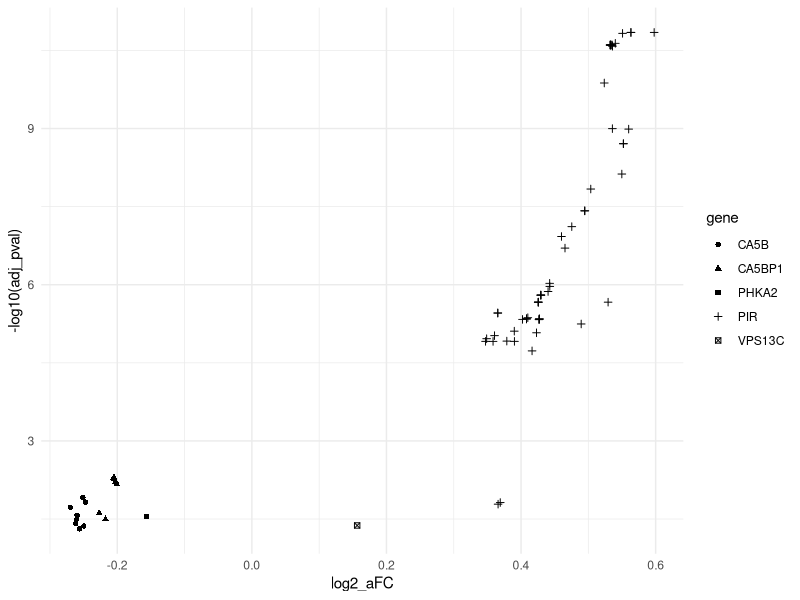
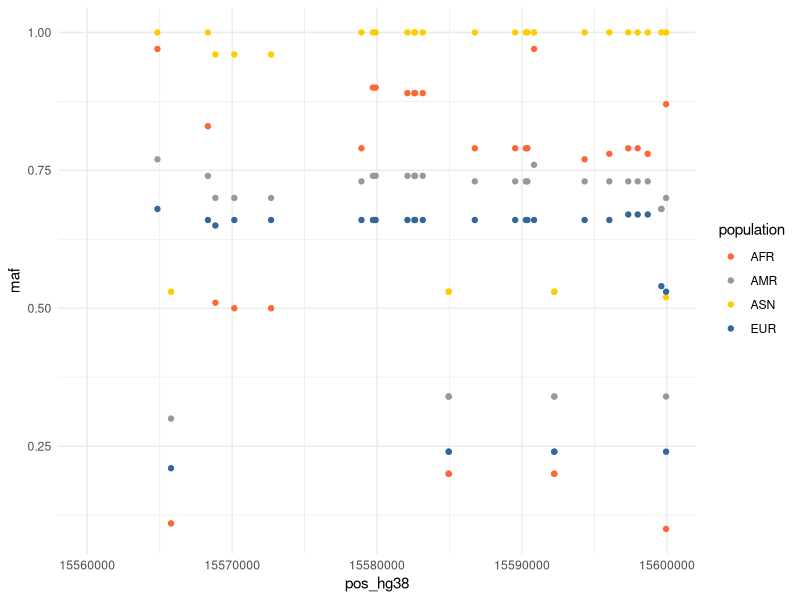

Generate these figures, in order, with R:
## ---- chunk 1
#setwd('/Volumes/GoogleDrive/My\ Drive/covid19/github/scripts')
library(tidyverse)
## ---- chunk 2
lung <- read.csv('../data/significant_eqtls.txt', sep='\t', stringsAsFactors =F)

ggplot(lung, 
       aes(x=log2_aFC, y=-log10(adj_pval), shape=gene))+
  geom_point()+
  theme_minimal()
## ---- chunk 3
### Add the following lines at the beginning of the file produced by this chunk
#track type=interact name="Lung interactions" description="Lung chromatin interactions" useScore=on maxHeightPixels=200:100:50 interactDirectional=true visibility=full
#browser position chrX:15,000,000-16,000,000

lung %>% 
  dplyr::select(snp, gene, tissue, snp_chr, snp_locus, gene_chr, gene_start, gene_end, total_hic_score) %>% 
  mutate(
  chrom = paste0('chr', gene_chr),
  chromStart = case_when(
    ((as.integer(snp_chr) == as.integer(gene_chr)) & (as.integer(snp_locus)-1 < as.integer(gene_start))) ~ as.integer(snp_locus-1),
    TRUE ~ as.integer(gene_start)
  ),
  chromEnd = case_when(
    ((as.integer(snp_chr) == as.integer(gene_chr)) & (as.integer(snp_locus) > as.integer(gene_start))) ~ as.integer(snp_locus),
    TRUE ~ as.integer(gene_end)
  ),
  name = paste0(as.character(snp), '_', as.character(gene), '_', tissue),
  score = as.integer(0),
  value = as.numeric(total_hic_score),
  exp = tissue,
  color = case_when(
    tissue == 'Lung' ~ '#E41A1C',
    grepl(tolower('Heart'), tolower(tissue)) ~ '#377EB8',
    grepl(tolower('Artery'), tolower(tissue)) ~ '#4DAF4A',
    # grepl(tolower('Heart'), to.lower(tissue)) ~ '#4daf4a',
    TRUE ~ '#333333'
  ),
  sourceChrom = paste0('chr', snp_chr),
  sourceStart = as.integer(snp_locus-1),
  sourceEnd = as.integer(snp_locus),
  sourceName = snp,
  sourceStrand = as.character('.'),
  targetChrom = paste0('chr', gene_chr),
  targetStart = as.integer(gene_start),
  targetEnd = as.integer(gene_end),
  targetName = gene,
  targetStrand = as.character('.')
) %>% 
dplyr::select(-snp, -gene, -tissue, -snp_chr, -snp_locus, -gene_chr, -gene_start, -gene_end, -total_hic_score) %>% 
  arrange(exp) %>% 
  dplyr::filter(exp == 'Lung') %>% 
  rename(`#chrom`=chrom) %>% 
  write_tsv('../data/interact.txt')
## ---- chunk 4
# Go to haploreg site https://pubs.broadinstitute.org/mammals/haploreg/haploreg.php, load SNP list, select 'Text' as the output format in "set options", run query, save results in the data directory as haploreg.txt.
#Original file downloaded 04-04-20

haploreg <- read.csv('../data/haploreg.txt', sep='\t', stringsAsFactors =F)

mafs <- haploreg %>% 
  filter(rsID %in% lung$snp) %>% 
  select(rsID, pos_hg38, AFR,	AMR,	ASN,	EUR) %>% 
   pivot_longer(AFR:EUR, names_to="population", values_to="maf")
  

ggplot(mafs %>% filter(pos_hg38>=15560000 & pos_hg38<=15600000), # Plot only eQTLs within the ACE2 gene
       aes(x=pos_hg38, y=maf, colour=population))+
  geom_point()+
  scale_x_continuous(limits=c(15560000,15600000))+ 
  scale_color_manual(values=c("#ff6633", "#999999", "#ffcc00", "#336699"))+
  theme_minimal()
## ---- chunk 5
# Extract TF binding sites overlapping eQTLs

motifs <- haploreg %>% 
  select(rsID, Chromatin_Marks, Motifs, GENCODE_name, dbSNP_functional_annotation, query_snp_rsid, pos_hg38, gwas) %>% 
  dplyr::filter(as.character(rsID) == as.character(query_snp_rsid)) %>% 
  select(rsID, Motifs, GENCODE_name, pos_hg38, dbSNP_functional_annotation) %>% 
  separate_rows(Motifs, sep=";") %>% 
  separate_rows(Motifs, sep="_") %>% 
  dplyr::filter(Motifs != "." & is.na(as.integer(Motifs)) & !(grepl('disc', Motifs)) & !(grepl('known', Motifs))) 


 merge(lung %>% select(snp,gene) %>% distinct(), motifs, by.x="snp", by.y="rsID") %>% 
  # filter(gene=='PIR' & GENCODE_name=='ACE2') %>% 
  distinct() %>% 
  arrange(Motifs) %>% 
  select(snp, gene, Motifs, pos_hg38, dbSNP_functional_annotation, GENCODE_name) %>% 
  rename(motif=Motifs, pos=pos_hg38, motif_gene=GENCODE_name) %>% 
  write_tsv('../data/motifs.txt')
